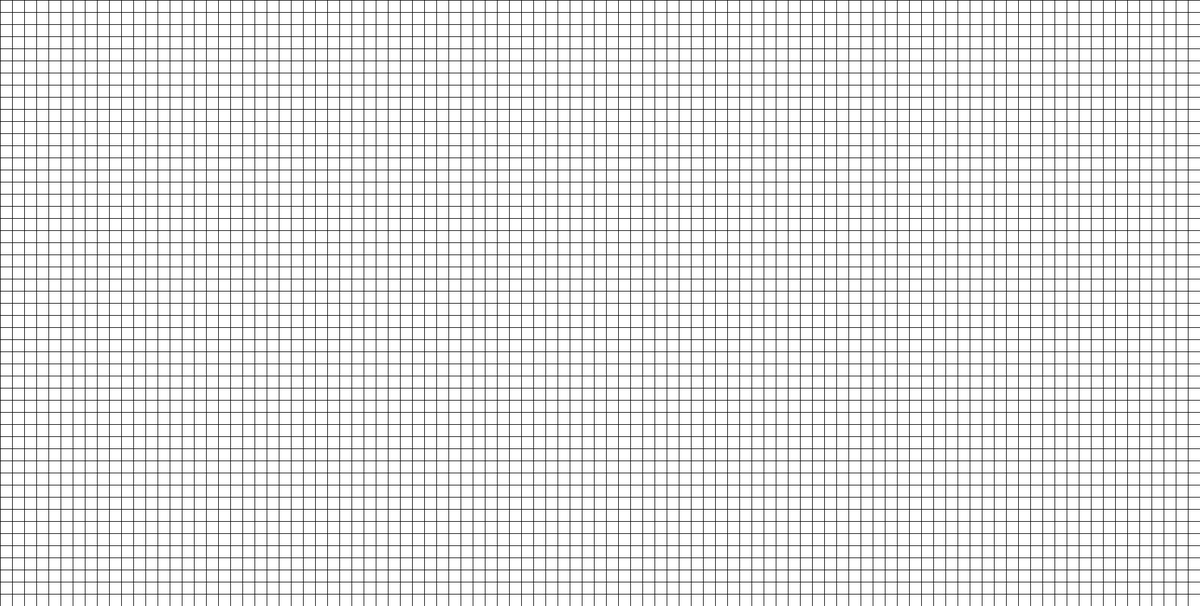
Frame 1 (no input)
Frame 60 (the mouse pressed at the canvas centre just before this capture): identical to frame 1, image omitted
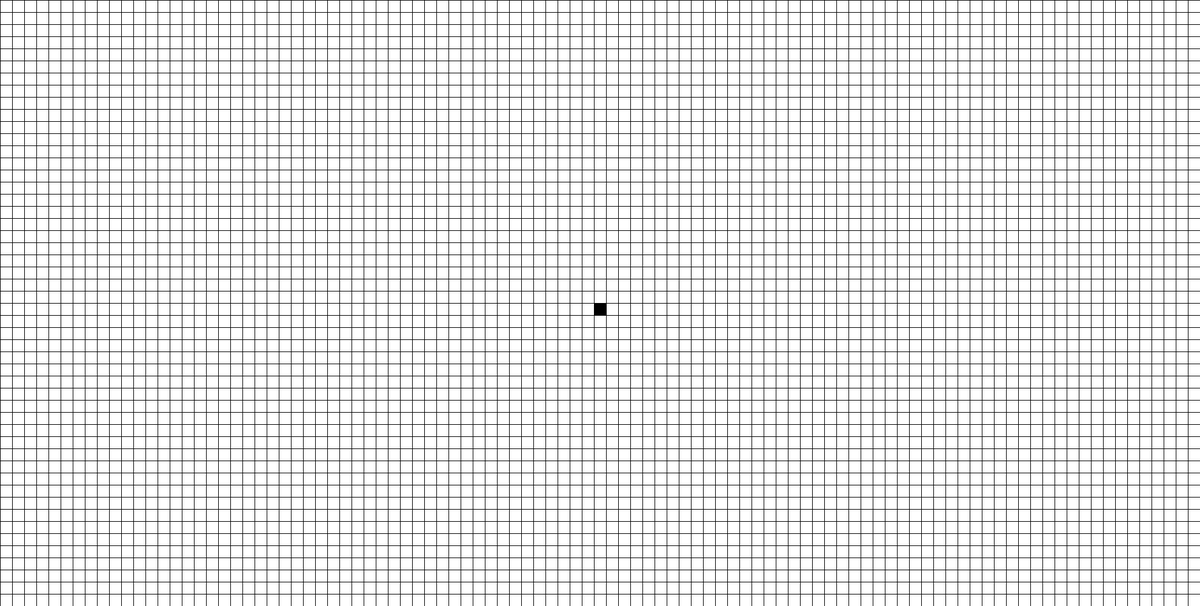
Frame 120 (the mouse held since frame 60 and released just before this capture)

The Processing sketch that drew these frames (run headless with seeded random() and noise(); from frame 60 on, the mouse is pressed at the canvas centre):

// Processing sketch: Conway_s_Game_of_Life
// ── Conway_s_Game_of_Life.pde

Tileboard Tileboard = new Tileboard();
boolean drawing = false;

void setup(){
  size(1980, 1000);
  frameRate(60);
  stroke(1);
}

void draw(){
  background(255);
  
  fill(0);
  Tileboard.drawTileboard();
  System.out.println(width + " " + Tileboard.columns);
  
  if(drawing == true){
    Tileboard.newCell(); 
  }
}

void mousePressed(){
  Tileboard.newCell();
  
}

void keyPressed(){

  if(key == 32){
    Tileboard.nextGeneration(); 
  }
  
  if(key == 'w'){
    if(drawing == false){
    drawing = true; 
    }
    else{
     drawing = false; 
    }
  }
}

// ── Tileboard.pde
class Tileboard{
  int boxWidth = 20;
  int boxHeight = 20;
  int columns = (1980 / boxWidth);
  int rows = (1000 / boxHeight);
  int[][] tileboard = new int[columns][rows];
  int[][] tempboard = new int[columns][rows];
  int neighbors = 0;
  
 public Tileboard(){
   for(int x = 0; x < columns; x++){
     for(int y = 0; y < rows; y++){
        tileboard[x][y] = 0;
     }
   }
   
 }
  
  void drawTileboard(){
    for(int i = 0; i < columns + 1; i++){
       line(boxWidth * i, 0, boxWidth * i, 1000);
    }
    for(int i = 0; i < rows + 1; i++){
       line(0, boxHeight * i, 2000, boxHeight * i);
    }
    
    for(int x = 0; x < columns; x++){
      for(int y = 0; y < rows; y++){
        if(this.tileboard[x][y] == 1){
          rect((x+1) * boxWidth, (y+1) * boxHeight, boxWidth, boxHeight); 
        }
      }
    }
    
  }
  
  void nextGeneration(){
    for(int x = 0; x < columns; x++){
      for(int y = 0; y < rows; y++){
        try {
          if(tileboard[x - 1][y - 1] == 1){
            neighbors++; 
          }
        } catch (ArrayIndexOutOfBoundsException e){
          
        }
        try{
        if(tileboard[x - 1][y] == 1){
          neighbors++; 
        }
        } catch (ArrayIndexOutOfBoundsException e){
          
        }
        try{
        if(tileboard[x - 1][y + 1] == 1){
          neighbors++; 
        }
        } catch (ArrayIndexOutOfBoundsException e){
          
        }
        try{
        if(tileboard[x][y + 1] == 1){
          neighbors++; 
        }
        } catch (ArrayIndexOutOfBoundsException e){
          
        }
        try{
        if(tileboard[x + 1][y + 1] == 1){
          neighbors++; 
        }
        } catch (ArrayIndexOutOfBoundsException e){
          
        }
        try{
        if(tileboard[x + 1][y] == 1){
          neighbors++; 
        }
        } catch (ArrayIndexOutOfBoundsException e){
          
        }
        try{
        if(tileboard[x + 1][y - 1] == 1){
          neighbors++; 
        }
        } catch (ArrayIndexOutOfBoundsException e){
          
        }
        try{
        if(tileboard[x][y - 1] == 1){
          neighbors++; 
        }
        } catch (ArrayIndexOutOfBoundsException e){
          
        }
        
        tempboard[x][y] = neighbors;
        neighbors = 0;
        
      }
    }
    
    for(int x = 0; x < columns; x++){
      for(int y = 0; y < rows; y++){
        if(tempboard[x][y] == 3 && tileboard[x][y] == 0){
          tileboard[x][y] = 1; 
        }
        else if(tileboard[x][y] == 1 && tempboard[x][y] < 2){
          tileboard[x][y] = 0; 
        }
        else if(tileboard[x][y] == 1 && tempboard[x][y] > 3){
          tileboard[x][y] = 0; 
        }
      }
    }
    
  }
  
  void newCell(){
     if(this.tileboard[(int) (mouseX / boxWidth) - 1][(int) (mouseY / boxHeight) - 1] == 0){
       this.tileboard[(int) (mouseX / boxWidth) - 1][(int) (mouseY / boxHeight) - 1] = 1;
     }
     else{
       this.tileboard[(int) (mouseX / boxWidth) - 1][(int) (mouseY / boxHeight) - 1] = 0;
     }
  }
  
}
